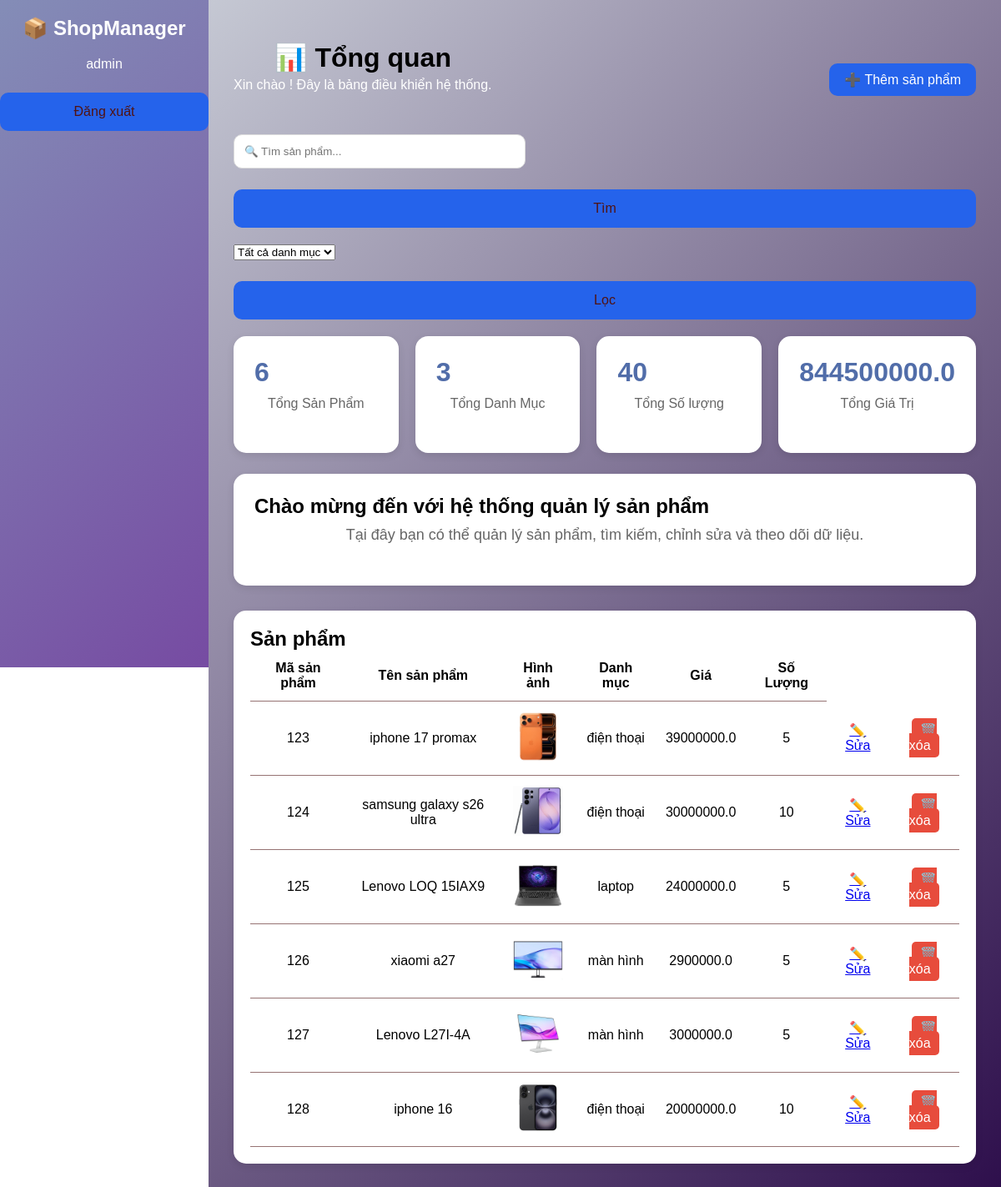
/dashboard (signed in), run on the app's committed database.
### tables this page shows
CREATE TABLE products(
        id INTEGER PRIMARY KEY AUTOINCREMENT,
        name TEXT,
        category TEXT,
        price REAL,
        quantity INTEGER,
        code TEXT,
        image TEXT
    );

### app.py (the view, shortened to what this page needs)
@app.route('/dashboard', methods=['GET', 'POST'])
def dashboard():
    conn = sqlite3.connect("products.db")
    c = conn.cursor()
    keyword = request.args.get("keyword", "")
    category = request.args.get("category", "")
    c.execute("SELECT COUNT(DISTINCT category) FROM products")
    total_category = c.fetchone()[0]
    c.execute("SELECT SUM(price * quantity) FROM products")
    total_price = c.fetchone()[0] or 0
    c.execute("SELECT SUM(quantity) FROM products")
    total_quantity = c.fetchone()[0] or 0
    sql = "SELECT * FROM products WHERE 1=1"
    params = []
    if keyword:
       sql += " AND name LIKE ?"
       params.append(f"%{keyword}%")
    if category:
       sql += " AND category = ?"
       params.append(category)
    c.execute(sql, params)
    products = c.fetchall()
    total_products = len(products)
    c.execute("SELECT DISTINCT category FROM products")
    categories = c.fetchall()
    conn.close()
    return render_template(
    'dashboard.html',
    products=products,
    categories=categories,
    keyword=keyword,
    total_products=total_products,
    total_category=total_category,
    total_price=total_price,
    total_quantity=total_quantity
)

### templates/dashboard.html (shortened to what this page needs)
{% extends "base.html" %}
{% block content %}
<body class="dashboard-page"></body>
<div class="dashboard">
    <div class="dashboard-header">
        <div>
            <h1>📊 Tổng quan</h1>
            <p>Xin chào ! Đây là bảng điều khiển hệ thống.</p>
        </div>
        <button class="add-btn"  onclick="toggleForm()">
            ➕ Thêm sản phẩm
        </button>
</div>
    </div>
    <div class="top-search">
    <form method="GET" action="/dashboard">
        <input
            type="text"
            name="keyword"
            placeholder="🔍 Tìm sản phẩm..."
            value="{{ keyword }}"
        >
        <button type="submit">
            Tìm
        </button>
    </form>
</div>
<form method="GET" action="/dashboard">
    <select name="category">
        <option value="">
            Tất cả danh mục
        </option>
    </select>
    <button type="submit">
        Lọc
    </button>
</form>
    <div class="cards">
        <div class="card-box">
            <h2>{{ total_products }}</h2>
            <p>Tổng Sản Phẩm</p>
        </div>
        <div class="card-box">
            <h2>{{ total_category}}</h2>
            <p> Tổng Danh Mục</p>
        </div>
        <div class="card-box">
            <h2>{{ total_quantity}}</h2>
            <p>Tổng Số lượng</p>
        </div>
        <div class="card-box">
            <h2>{{ total_price}}</h2>
            <p>Tổng Giá Trị</p>
        </div>
    </div>
    <div class="welcome-box">
        <h2>Chào mừng đến với hệ thống quản lý sản phẩm</h2>
        <p>
            Tại đây bạn có thể quản lý sản phẩm,
            tìm kiếm, chỉnh sửa và theo dõi dữ liệu.
        </p>
    </div>
    <div class="table-container">
        <h2>Sản phẩm </h2>
        <table>
            <thead>
                <tr>
                    <th>Mã sản phẩm</th>
                    <th>Tên sản phẩm</th>
                    <th>Hình ảnh</th>
                    <th>Danh mục</th>
                    <th>Giá</th>
                    <th>Số Lượng</th>
                </tr>
            </thead>
 <tbody>
{% for product in products %}
<tr>
<td>{{ product[5] }}</td>
<td>{{ product[1] }}</td>
<td>
    <img
        src="{{ url_for('static',
        filename='uploads/' + product[6]) }}"
        width="60">
</td>
<td>{{ product[2] }}</td>
<td>{{ product[3] }}</td>
<td>{{ product[4] }}</td>
<td>
    <a href="#"
       onclick="editProduct(
       '{{ product[0] }}',
       '{{ product[1] }}',
       '{{ product[2] }}',
       '{{ product[3] }}',
       '{{ product[4] }}',
       '{{ product[5] }}',
       '{{ product[6] }}',
       )">
       ✏️ Sửa
    </a>
</td>
    <td>
        <a href="{{ url_for('delete_product', id=product[0]) }}"
           onclick="return confirm('Bạn có chắc muốn xóa sản phẩm này?')"
           class="delete-btn">
            🗑️xóa
        </a>
    </td>
</tr>
</tbody>
{% endfor %}
</table>
    </div>
</div>
{% endblock %}

### static/style.css (style rules this page uses)
* { margin:0; padding:0; box-sizing:border-box; font-family:Arial, sans-serif; }
h1 { text-align:center; margin-top:20px; }
p { text-align:center; color:#666; margin-bottom:25px; }
input { width:100%; padding:12px; border:1px solid #ddd; border-radius:10px; }
button { width:100%; padding:14px; margin-top:25px; border:none; border-radius:10px; background:#2563eb; color:rgb(80, 19, 19); font-size:16px; cursor:pointer; }
body { margin:0; font-family:Arial, sans-serif; }
.cards { display:flex; gap:20px; margin-top:20px; }
.card-box { flex:1; background:white; padding:25px; border-radius:15px; box-shadow:0 3px 10px rgba(0,0,0,.1); }
.card-box h2 { color:#fcfcfc; }
.table-container { margin-top:30px; background:rgb(255, 255, 255); padding:20px; border-radius:15px; box-shadow:0 3px 10px rgba(0,0,0,.1); }
table { width:100%; border-collapse:collapse; }
table th, table td { border-bottom:1px solid #967373; padding:12px; text-align:center; }
.welcome-box p { color: #ffffff; font-size: 18px; font-weight: 500; }
.dashboard-header { display:flex; justify-content:space-between; align-items:center; margin-bottom:25px; }
.dashboard-header h1 { margin-bottom:5px; }
.dashboard-header p { color:#ffffff; }
.add-btn { width:auto; padding:10px 18px; background:#2563eb; color:white; }
.top-search { margin-bottom:20px; }
.top-search input { width:350px; padding:12px; border:1px solid #ddd; border-radius:10px; }
.cards { display:grid; grid-template-columns:repeat(4,1fr); gap:20px; margin-bottom:25px; }
.card-box { background:rgb(255, 255, 255); padding:25px; border-radius:15px; box-shadow:0 3px 10px rgba(0,0,0,.1); }
.card-box h2 { color:#516da9; font-size:32px; margin-bottom:10px; }
.welcome-box { background:white; padding:25px; border-radius:15px; margin-bottom:25px; box-shadow:0 3px 10px rgba(0,0,0,.1); }
.welcome-box h2 { margin-bottom:10px; }
.welcome-box p { color:#666; }
.delete-btn { background: #e74c3c; color: white; padding: 6px 10px; border-radius: 5px; text-decoration: none; }

### data on the page
products: code "123", name "iphone 17 promax", image (picture), category "điện thoại", price "39000000.0", quantity "5"
products: code "124", name "samsung galaxy s26 ultra", image (picture), category "điện thoại", price "30000000.0", quantity "10"
products: code "125", name "Lenovo LOQ 15IAX9", image (picture), category "laptop", price "24000000.0", quantity "5"
products: code "126", name "xiaomi a27", image (picture), category "màn hình", price "2900000.0", quantity "5"
products: code "127", name "Lenovo L27I-4A", image (picture), category "màn hình", price "3000000.0", quantity "5"
products: code "128", name "iphone 16", image (picture), category "điện thoại", price "20000000.0", quantity "10"

### other printed values
{{ session['username'] }} "admin"
{{ total_products }} "6"
{{ total_category }} "3"
{{ total_quantity }} "40"
{{ total_price }} "844500000.0"
